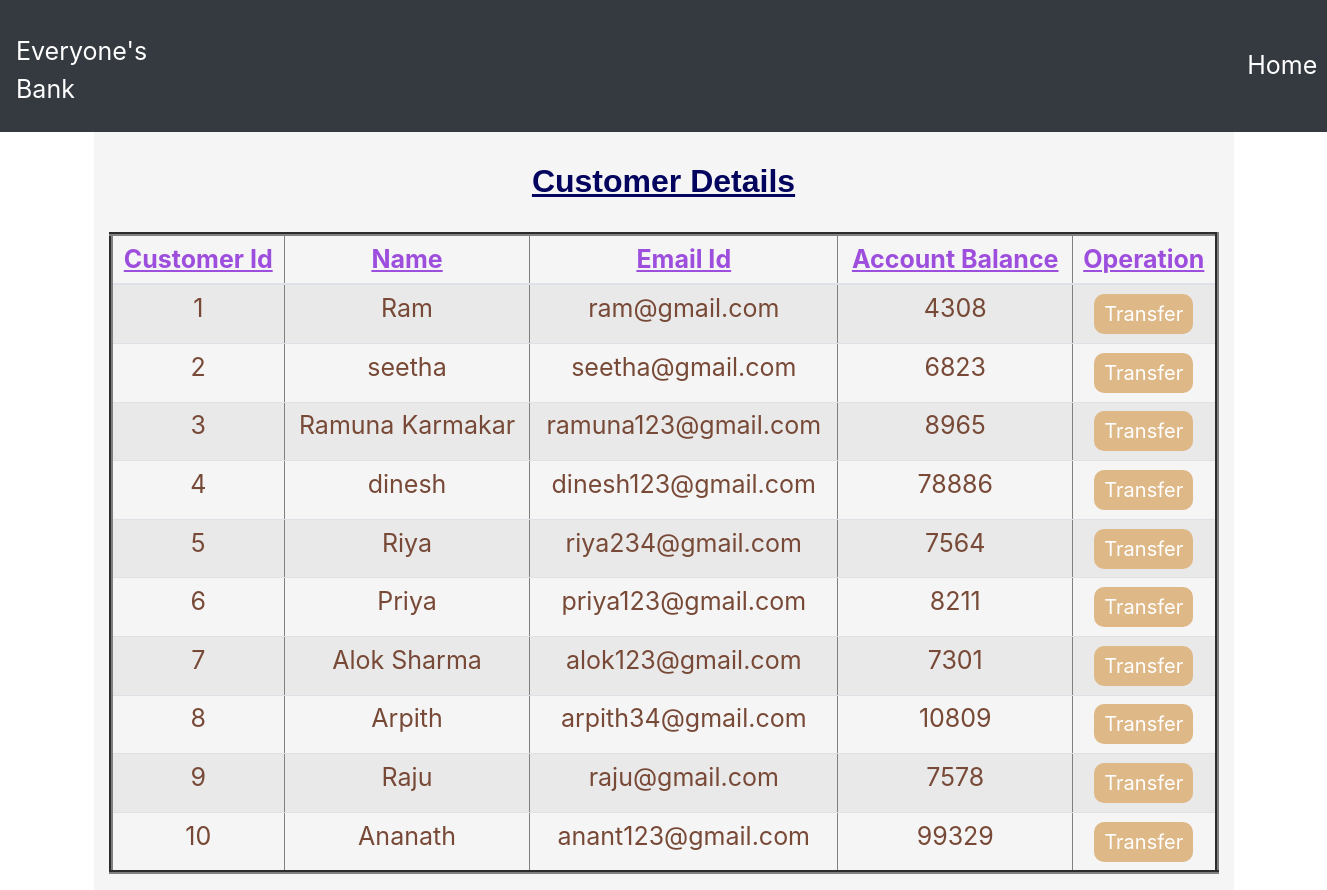
Page /viewusers.php on the committed database.
### tables this page shows
CREATE TABLE `users` (
  `id` int(11) NOT NULL,
  `name` varchar(50) NOT NULL,
  `email` varchar(50) NOT NULL,
  `credits` int(10) NOT NULL
);

### viewusers.php (the view, shortened to what this page needs)
<!DOCTYPE html>
<html lang="en">
<head>
    <link rel="stylesheet" href="https://maxcdn.bootstrapcdn.com/bootstrap/4.0.0/css/bootstrap.min.css">
</head>
<body>
<?php
    require 'config.php';
    $query = "SELECT * FROM users";
    $result = mysqli_query($conn,$query);
?>
<nav class="navbar navbar-expand-sm bg-dark navbar-dark">
<p class="logo-text">Everyone's Bank</p>
<ul class="navbar-nav">
<li class="list-home">
  <a class="nav-link1" href="index.php">Home</a>
</li>
</ul>
</nav>
    <div class="container divStyle">
        <h2>Customer Details</h2>
        <br>
            <div class="row">
                <div class="col">
                    <div class="table-responsive-sm">
                    <table border="4"class="table roundedCorners tabletext table-hover table-sm table-striped table-condensed">
                        <thead>
                            <tr>
                            <th scope="col">Customer Id</th>
                            <th scope="col">Name</th>
                            <th scope="col">Email Id</th>
                            <th scope="col">Account Balance</th>
                            <th scope="col">Operation</th>
                            </tr>
                        </thead>
                        <tbody>
                <?php
                    while($rows=mysqli_fetch_array($result)){
                ?>
                    <tr>
                        <td><?php echo $rows['id'] ?></td>
                        <td><?php echo $rows['name']?></td>
                        <td><?php echo $rows['email']?></td>
                        <td><?php echo $rows['credits']?></td>
                        <td><a href="selectedUserdetail.php?id= <?php echo $rows['id'] ;?>"> <button type="button" class="button">Transfer</button></a></td>
                    </tr>
                <?php
                    }
                 ?>
                        </tbody>
                    </table>
                    </div>
                </div>
            </div>
            </div>
</body>
</html>

### viewusers.php (style rules this page uses)
.logo-text, .nav-link1 { color: white; padding-top: 25px; font-size:25px; }
.list-home { padding-left: 1100px; }
.container { background-color:whitesmoke; padding-top: 30px; text-align: center; }
.button { background-color:burlywood; border: none; color: white; padding: 5px 10px; text-align: center; text-decoration: none; display: inline-block; font-size: 20px; margin: 4px 2px; border-radius: 10px; }
.row { color:#774936; font-size:25px; }
h2 { text-decoration: underline; font-family: sans-serif; color: #03045e; font-weight: bold; }
th { text-decoration: underline; color: #9d4edd; }

### rows in the picture
users: id "1", name "Ram", email "ram@gmail.com", credits "4308"
users: id "2", name "seetha", email "seetha@gmail.com", credits "6823"
users: id "3", name "Ramuna Karmakar", email "ramuna123@gmail.com", credits "8965"
users: id "4", name "dinesh", email "dinesh123@gmail.com", credits "78886"
users: id "5", name "Riya", email "riya234@gmail.com", credits "7564"
users: id "6", name "Priya", email "priya123@gmail.com", credits "8211"
users: id "7", name "Alok Sharma", email "alok123@gmail.com", credits "7301"
users: id "8", name "Arpith", email "arpith34@gmail.com", credits "10809"
users: id "9", name "Raju", email "raju@gmail.com", credits "7578"
users: id "10", name "Ananath", email "anant123@gmail.com", credits "99329"
